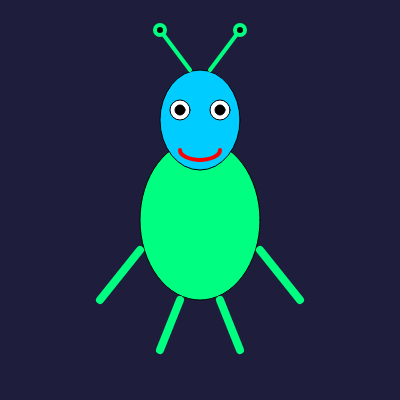
Frame 1 (no input)
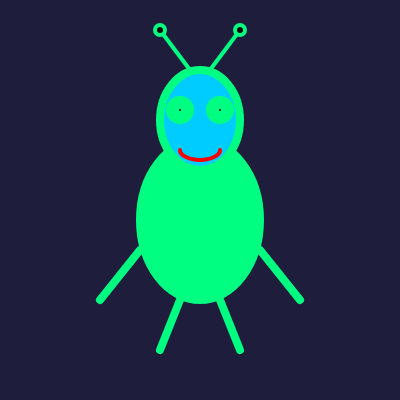
Frame 60 (no input)
Frame 120 (the mouse pressed at the canvas centre since frame 60): identical to frame 60, image omitted

The p5.js sketch that drew these frames (run headless with seeded random() and noise() and a simulated clock; from frame 60 on, the mouse is pressed at the canvas centre):

// p5.js sketch
// ── sketch.js
function setup() {
  createCanvas(400, 400);
}

function draw() {
  background(30, 30, 60); // Dark blue background
  
  // Body
  fill(0, 255, 128); // Bright green color
  ellipse(200, 220, 120, 160);
  
  // Head
  fill(0, 204, 255); // Cyan color
  ellipse(200, 120, 80, 100);
  
  // Eyes
  fill(255);
  ellipse(180, 110, 20, 20);
  ellipse(220, 110, 20, 20);
  
  // Pupils
  fill(0);
  ellipse(180, 110, 10, 10);
  ellipse(220, 110, 10, 10);
  
  // Antennas
  stroke(0, 255, 128);
  strokeWeight(4);
  line(190, 70, 160, 30);
  line(210, 70, 240, 30);
  ellipse(160, 30, 10, 10);
  ellipse(240, 30, 10, 10);
  
  // Mouth
  noFill();
  stroke(255, 0, 0);
  arc(200, 150, 40, 20, 0, PI);
  
  // Arms
  stroke(0, 255, 128);
  strokeWeight(8);
  line(140, 250, 100, 300);
  line(260, 250, 300, 300);
  
  // Legs
  line(180, 300, 160, 350);
  line(220, 300, 240, 350);
}
